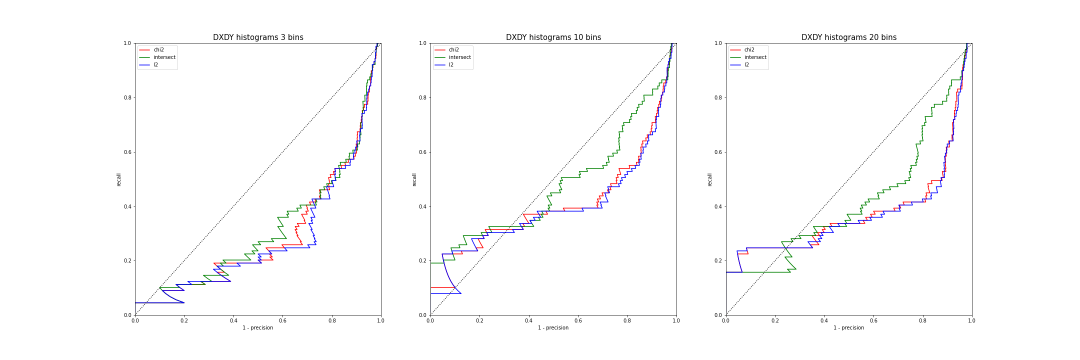
#> input picture Identification/rpcurve_new/new new DXDY histograms with 3 different bins.png, 2160 x 720 px, given in place of obj100__0.png, which was not available (shown at 1/2 size)
$ jupyter execute --allow-errors Part2.ipynb   (shell and % lines are left out)
#> lines starting #> are read from the running program, lines starting #| are printed output that depends on the picture; pictures that were not available may be replaced by others from this repository, and a replacement may not be noted
#> further down, img_color is the input picture: shape (720, 2160, 4); mean R, G, B, A 251, 250.9, 251.4, 132.7
### histogram_module.py
import numpy as np
from numpy import histogram as hist


#Add the Filtering folder, to import the gauss_module.py file, where gaussderiv is defined (needed for dxdy_hist)
import sys, os, inspect
currentdir = os.path.dirname(os.path.abspath(inspect.getfile(inspect.currentframe())))
parentdir = os.path.dirname(currentdir)
filteringpath = os.path.join(parentdir, 'Filtering')
sys.path.insert(0,filteringpath)
import gauss_module


#  compute histogram of image intensities, histogram should be normalized so that sum of all values equals 1
#  assume that image intensity varies between 0 and 255
#
#  img_gray - input image in grayscale format
#  num_bins - number of bins in the histogram
def normalized_hist(img_gray, num_bins):
    assert len(img_gray.shape) == 2, 'image dimension mismatch'
    assert img_gray.dtype == 'float', 'incorrect image type'

    img_vector = img_gray.reshape(img_gray.size)

    n = 255 / num_bins
    hists = np.zeros(num_bins)

    for el in img_vector:

        if el == 255:
            k = num_bins - 1
        else:
            k = int(el // n)

        hists[k] += 1

    hists = hists / hists.sum()
    bins = np.arange(0, 256, n)

    return hists, bins


#  Compute the *joint* histogram for each color channel in the image
#  The histogram should be normalized so that sum of all values equals 1
#  Assume that values in each channel vary between 0 and 255
#
#  img_color - input color image
#  num_bins - number of bins used to discretize each channel, total number of bins in the histogram should be num_bins^3
#
#  E.g. hists[0,9,5] contains the number of image_color pixels such that:
#       - their R values fall in bin 0
#       - their G values fall in bin 9
#       - their B values fall in bin 5
def rgb_hist(img_color_double, num_bins):
    assert len(img_color_double.shape) == 3, 'image dimension mismatch'
    assert img_color_double.dtype == 'float', 'incorrect image type'

    n = 255 / num_bins

    vector_image = img_color_double.reshape(img_color_double.shape[0] * img_color_double.shape[1], 3)

    true_bins = np.arange(0, 255, n)

    # Define a 3D histogram  with "num_bins^3" number of entries
    hists = np.zeros((num_bins, num_bins, num_bins))

    # Loop for each pixel i in the image
    for i in range(img_color_double.shape[0] * img_color_double.shape[1]):

        for j in range(len(vector_image[i])):

            if vector_image[i, j] == 255:
                k = num_bins - 1
            else:
                k = int(vector_image[i, j] // n)

            if j == 0:
                R = k
            elif j == 1:
                G = k
            else:
                B = k

        hists[R, G, B] += 1

        pass

    #Normalize the histogram such that its integral (sum) is equal 1
    hists = hists / hists.sum()

    #Return the histogram as a 1D vector
    hists = hists.reshape(hists.size)
    return hists


#  Compute the *joint* histogram for the R and G color channels in the image
#  The histogram should be normalized so that sum of all values equals 1
#  Assume that values in each channel vary between 0 and 255
#
#  img_color - input color image
#  num_bins - number of bins used to discretize each channel, total number of bins in the histogram should be num_bins^2
#
#  E.g. hists[0,9] contains the number of image_color pixels such that:
#       - their R values fall in bin 0
#       - their G values fall in bin 9
def rg_hist(img_color_double, num_bins):
    assert len(img_color_double.shape) == 3, 'image dimension mismatch'
    assert img_color_double.dtype == 'float', 'incorrect image type'

    n = 255/num_bins

    vector_image = img_color_double.reshape(img_color_double.shape[0] * img_color_double.shape[1], 3)
    true_bins = np.arange(0, 255, n)

    # Define a 2D histogram  with "num_bins^2" number of entries
    hists = np.zeros((num_bins, num_bins))

    for i in range(img_color_double.shape[0] * img_color_double.shape[1]):

        for j in range(len(vector_image[i])):

            if vector_image[i, j] == 255:
                k = num_bins - 1
            else:
                k = int(vector_image[i, j] // n)

            if j == 0:
                R = k
            elif j == 1:
                G = k

        hists[R, G] += 1

    hists = hists / hists.sum()

    # Return the histogram as a 1D vector
    hists = hists.reshape(hists.size)

    return hists


#  Compute the *joint* histogram of Gaussian partial derivatives of the image in x and y direction
#  Set sigma to 3.0 and cap the range of derivative values is in the range [-6, 6]
#  The histogram should be normalized so that sum of all values equals 1
#
#  img_gray - input gray value image
#  num_bins - number of bins used to discretize each dimension, total number of bins in the histogram should be num_bins^2
#
#  Note: you may use the function gaussderiv from the Filtering exercise (gauss_module.py)
def dxdy_hist(img_gray, num_bins):
    assert len(img_gray.shape) == 2, 'image dimension mismatch'
    assert img_gray.dtype == 'float', 'incorrect image type'

    # .....your code here
    n = 12 / num_bins

    [imgDx, imgDy] = gauss_module.gaussderiv(img_gray, 3.0)
    vector_imgDx = imgDx.reshape(imgDx.size)
    vector_imgDy = imgDy.reshape(imgDy.size)

    # Define a 2D histogram  with "num_bins^2" number of entries
    hists = np.zeros((num_bins, num_bins))

    # ... (your code here)
    for i in range(imgDx.size):

        if vector_imgDx[i] >= 6:
            kx = num_bins - 1

        elif vector_imgDx[i] < -6:
            ky = 0
        else:
            kx = int((vector_imgDx[i] + 6) // n)

        if vector_imgDy[i] >= 6:
            ky = num_bins - 1


        elif vector_imgDy[i] < -6:
            ky = 0

        else:
            ky = int((vector_imgDy[i] + 6) // n)

        hists[kx, ky] += 1

    hists = hists / hists.sum()

    # Return the histogram as a 1D vector
    hists = hists.reshape(hists.size)
    return hists


def is_grayvalue_hist(hist_name):
  if hist_name == 'grayvalue' or hist_name == 'dxdy':
    return True
  elif hist_name == 'rgb' or hist_name == 'rg':
    return False
  else:
    assert False, 'unknown histogram type'


# [11 lines left out: function get_hist_by_name, not called in this run]

### gauss_module.py
# import packages: numpy, math (you might need pi for gaussian functions)
import numpy as np
import math
import matplotlib.pyplot as plt
from scipy.signal import convolve2d as conv2


"""
Gaussian function taking as argument the standard deviation sigma
The filter should be defined for all integer values x in the range [-3sigma,3sigma]
The function should return the Gaussian values Gx computed at the indexes x
"""
def gauss(sigma):

    sig = int(sigma)
    x = list(range(-3*sig, 3*sig+1))
    Gx = np.array([1/(math.sqrt(2*math.pi)*sig)*math.exp(-y**2/(2*sig**2)) for y in x])

    return Gx, x


"""
Implement a 2D Gaussian filter, leveraging the previous gauss.
Implement the filter from scratch or leverage the convolve2D method (scipy.signal)
Leverage the separability of Gaussian filtering
Input: image, sigma (standard deviation)
Output: smoothed image
"""

# [8 lines left out: function gaussianfilter, not called in this run]


"""
Gaussian derivative function taking as argument the standard deviation sigma
The filter should be defined for all integer values x in the range [-3sigma,3sigma]
The function should return the Gaussian derivative values Dx computed at the indexes x
"""
def gaussdx(sigma):

    sig = int(sigma)
    x = list(range(-3*sig, 3*sig+1))
    Dx = np.array([-(1/(math.sqrt(2*math.pi)*sig**3))*y*math.exp(-y**2/(2*sig**2)) for y in x])

    return Dx, x


def gaussderiv(img, sigma):

    [Gx, x] = gauss(sigma)
    [Dx, x] = gaussdx(sigma)

    Gx = Gx.reshape(1, Gx.size)
    Dx = Dx.reshape(1, Dx.size)

    imgDx = conv2(conv2(img, Gx.T, 'same'), Dx, 'same')
    imgDy = conv2(conv2(img, Gx, 'same'), Dx.T, 'same')

    return imgDx, imgDy

### Part2.ipynb
[cell 1]
# import packages
import numpy as np
from PIL import Image
from numpy import histogram as hist  # call hist, otherwise np.histogram
import matplotlib.pyplot as plt

import histogram_module
import dist_module
import gauss_module
import match_module
import rpc_module


def rgb2gray(rgb):

    r, g, b = rgb[:,:,0], rgb[:,:,1], rgb[:,:,2]
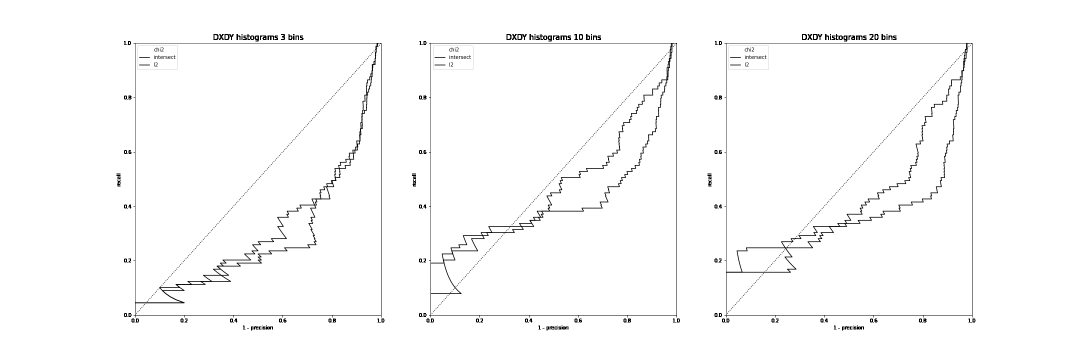
#> r: shape (720, 2160) float64 (shown at 1/2 size); min 0, max 255, mean 251
    gray = 0.2989 * r + 0.5870 * g + 0.1140 * b

    return gray


## gray-value histograms (Question 2.a)

img_color = np.array(Image.open('./model/obj100__0.png'))
img_gray = rgb2gray(img_color.astype('double'))

plt.figure(figsize=(30,10))

plt.subplot(1,3,1)
num_bins_gray = 40
plt.title('Histogram numpy grayscale', fontsize = 30)
hist_gray1, bin_gray1 = hist(img_gray.reshape(img_gray.size), num_bins_gray,(0, 255))
#> hist_gray1 = 40 values, max 1517410 at index 39, min 71 at index 3, mean 38880; bin_gray1 = 41 values from 0 to 255
plt.bar((bin_gray1[0:-1] + bin_gray1[1:])/2, hist_gray1)

plt.subplot(1,3,2)
plt.title('Histogram by us grayscale', fontsize = 30)
hist_gray2, bin_gray2 = histogram_module.normalized_hist(img_gray, num_bins_gray)
#> after the loop in normalized_hist, `for el in img_vector:`: hists has the same summary as hist_gray1 outside normalized_hist
#> in normalized_hist, `hists = hists / hists.sum()`: hists = 40 values, max 0.976 at index 39, min 4.57e-05 at index 3, mean 0.025
#> hist_gray2 has the same summary as hists in normalized_hist; bin_gray2 = 41 values from 0 to 255
plt.bar((bin_gray2[0:-1] + bin_gray2[1:])/2, hist_gray2)

#plt.show()

plt.subplot(1,3,3)
plt.imshow(img_color)
plt.savefig('Histogram_gray')
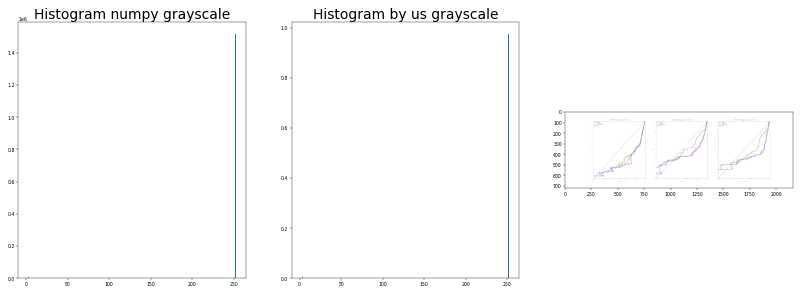
#> figure drawn by matplotlib, 3 panels; panel 1: tallest bar 1517410 high, from x = 251.4 to 252.2; panel 2: tallest bar 0.976 high, from x = 251.4 to 252.2

[cell 2]
plt.figure(figsize = (30, 15))

num_bins_color = 5
plt.title('Histogram rgb', fontsize = 30)
#> (the rest of this cell did not finish here and is left out)

plt.bar(np.array(range(1,hist_rgb.size+1)),hist_rgb)
plt.savefig('Histogram_rgb')
plt.show()

[cell 3]
plt.figure(figsize = (30, 15))

num_bins_color = 5
plt.title('Histogram rg', fontsize = 30)
#> (the rest of this cell did not finish here and is left out)

plt.bar(np.array(range(1,hist_rg.size+1)),hist_rg)
plt.savefig('Histogram_rg')
plt.show()

[cell 4]
plt.figure(figsize = (30, 10))

num_bins_dxdy = 10
plt.title('Histogram dx/dy', fontsize = 30)
hist_dxdy = histogram_module.dxdy_hist(img_gray, num_bins_dxdy)
#> in gaussderiv, `imgDx = conv2(conv2(img, Gx.T, 'same'), Dx, 'same')`:
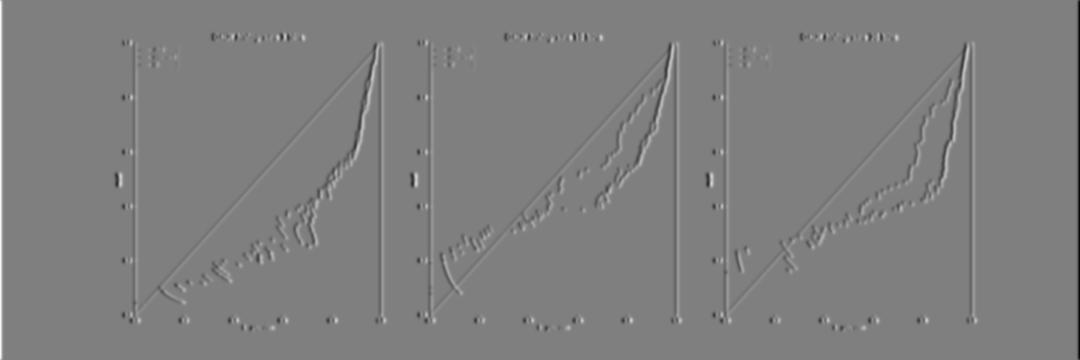
#> imgDx: shape (720, 2160) float64 (shown at 1/2 size); min -33.33, max 33.33, mean 0; drawn with min black and max white
#> in gaussderiv, `imgDy = conv2(conv2(img, Gx, 'same'), Dx.T, 'same')`:
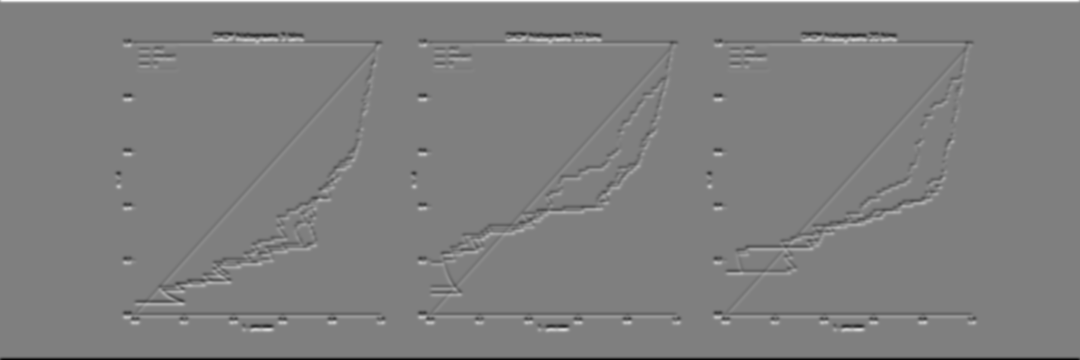
#> imgDy: shape (720, 2160) float64 (shown at 1/2 size); min -33.33, max 33.33, mean 0; drawn with min black and max white
#> the loop in dxdy_hist, `for i in range(imgDx.size): ` made 1555200 passes
#> kx on passes 6 to 17: 7, 6, 5, 5, 4, 4, 4, 4, 4, 4, 4, 4
#> in dxdy_hist, `hists = hists.reshape(hists.size)`: hists = 100 values, max 0.787 at index 55, min 0.000139 at index 81, mean 0.01
#> hist_dxdy has the same summary as hists in dxdy_hist
plt.bar(np.array(range(1,hist_dxdy.size+1)),hist_dxdy)
plt.savefig('Histogram_dx_dy')
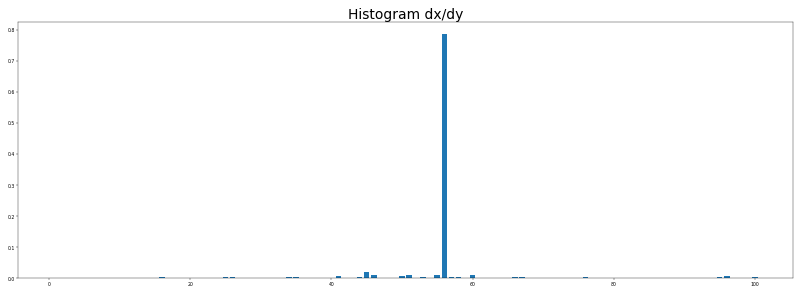
#> figure drawn by matplotlib, 1 panel; tallest bar 0.787 high, from x = 55.6 to 56.4
plt.show()

[cell 5]
# [172 lines left out: functions normalized_hist, rgb_hist, rg_hist, dxdy_hist, is_grayvalue_hist, get_hist_by_name, not called in this run]

[cell 6]
image_files1 = ['./model/obj1__0.png']
image_files2 = ['./model/obj91__0.png', './model/obj94__0.png']

plt.figure()
plt.subplot(1,3,1); plt.imshow(np.array(Image.open(image_files1[0])), vmin=0, vmax=255); plt.title(image_files1[0])
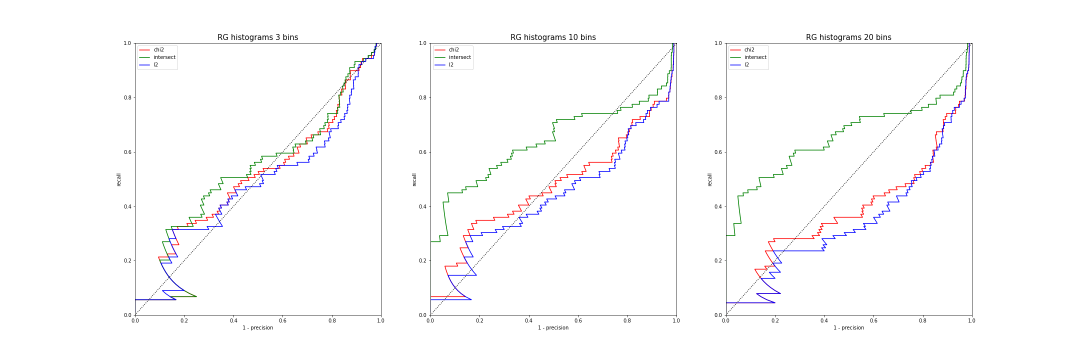
#> input picture Identification/rpcurve_new/new new RG histograms with 3 different bins.png, 2160 x 720 px, given in place of obj1__0.png, which was not available (shown at 1/2 size)
plt.subplot(1,3,2); plt.imshow(np.array(Image.open(image_files2[0])), vmin=0, vmax=255); plt.title(image_files2[0])
#> (the rest of this cell did not finish here and is left out)

[cell 7]
with open('model.txt') as fp:
#> (reads Identification/model.txt from the repository)
    model_images = fp.readlines()
#> model_images = 89 items
model_images = [x.strip() for x in model_images]
#> model_images = 89 items, first 6: 'model/obj100__0.png', 'model/obj10__0.png', 'model/obj1__0.png', 'model/obj11__0.png', 'model/obj12__0.png', 'model/obj13__0.png'

with open('query.txt') as fp:
#> (reads Identification/query.txt from the repository)
    query_images = fp.readlines()
query_images = [x.strip() for x in query_images]

dist_type = 'intersect';
hist_type = 'rg';
num_bins = 30;

[cell 8]
def find_best_match(model_images, query_images, dist_type, hist_type, num_bins):
    hist_isgray = histogram_module.is_grayvalue_hist(hist_type)

    model_hists = compute_histograms(model_images, hist_type, hist_isgray, num_bins)
    query_hists = compute_histograms(query_images, hist_type, hist_isgray, num_bins)

    D = np.zeros((len(model_images), len(query_images)))


    #... (your code here)
    best_match = [0]*len(query_hists)

    for i, model in enumerate(model_hists):
        for j, query in enumerate(query_hists):
            if dist_type == 'intersect':
                D[i, j] = dist_intersect(model, query)

            elif dist_type == 'l2':
                D[i, j] = dist_l2(model, query)

            elif dist_type == 'chi2':
                D[i, j] = dist_chi2(model, query)

            if i == 0:
                best_match[j] = i
            elif D[i, j] < D[best_match[j], j]:
                best_match[j] = i


    return np.array(best_match), D

[cell 9]
def compute_histograms(image_list, hist_type, hist_isgray, num_bins):

    image_hist = []

    # Compute histogram for each image and add it at the bottom of image_hist

    #... (your code here)
    for path_img in image_list:

        img = np.array(Image.open(path_img))

        if hist_isgray == True:
            img = rgb2gray(img.astype('double'))

        if hist_type == 'grayvalue':
            image_hist.append(np.array(normalized_hist(img, num_bins)[0]))
        elif hist_type == 'rgb':
            image_hist.append(rgb_hist(img.astype('double'), num_bins))
        elif hist_type == 'rg':
            image_hist.append(rg_hist(img.astype('double'), num_bins))
        elif hist_type == 'dxdy':
            image_hist.append(dxdy_hist(img, num_bins))

    return image_hist

[cell 10]
def show_neighbors(model_images, query_images, dist_type, hist_type, num_bins):

    plt.figure()


    num_nearest = 5  # show the top-5 neighbors

    #... (your code here)
    best_match, D = find_best_match(model_images, query_images, dist_type, hist_type, num_bins)

    top_k = []

    for col in range(D.shape[1]):

        top_k.append(D[:,col].argsort()[0:num_nearest])

    cc = 1


    for i, best in enumerate(top_k):

        #plt.tight_layout()

        #plt.rcParams["figure.figsize"] = [30,10]

        plt.gca().set_aspect('equal')

        img_color = np.array(Image.open(query_images[i]))
        ax1 = plt.subplot(i+1, num_nearest+1, cc)
        que = 'Q' + str(i)
        ax1.set_title(que, size=35)
        plt.sca(ax1)
        plt.imshow(img_color, vmin=0, vmax=255)
        plt.axis('off')
        cc += 1

        for j, img in enumerate(best):

            img_color = np.array(Image.open(model_images[img]))
            ax = plt.subplot(i+1, num_nearest+1, cc)
            title = 'M' + str(round(D[img, i], 2))
            ax.set_title(title, size=35)
            plt.sca(ax)
            plt.imshow(img_color, vmin=0, vmax=255)
            cc += 1
            plt.axis('off')
            #plt.tight_layout()

        #plt.tight_layout()

        plt.savefig('Intersect-rg {}'.format(i), dpi = 100)
        plt.show()

    plt.close()

[cell 11]
query_images_vis = [query_images[i] for i in np.array([0,4,9])]
#> (the rest of this cell did not finish here and is left out)

[cell 12]
histograms = ['grayvalue', 'rgb', 'rg', 'dxdy']
#> histograms = ['grayvalue', 'rgb', 'rg', 'dxdy']
#| grayvalue-chi2-bins 3
distances = ['chi2', 'l2', 'intersect']
n_bins = [3, 10, 20]

[cell 13]
combinations = []
rates = []
correct = []

#> (the rest of this cell did not finish here and is left out)

            num_correct = sum( best_match == range(len(query_images)) )
            recognition_rate = round(num_correct / len(query_images), 4)
            correct.append(num_correct)
            print('Correct: {}, Recognition rate: {}\n'.format(num_correct, recognition_rate))
            combinations.append(hist_type + '-' + dist_type + '-' + str(num_bins))
            rates.append(recognition_rate)

[cell 14]
image_files1 = ['./model/obj1__0.png']
#> image_files1 = ['./model/obj1__0.png']
image_files2 = ['./model/obj91__0.png', './model/obj94__0.png']

plt.figure()
plt.subplot(1,3,1); plt.imshow(np.array(Image.open(image_files1[0])), vmin=0, vmax=255); plt.title(image_files1[0])
plt.subplot(1,3,2); plt.imshow(np.array(Image.open(image_files2[0])), vmin=0, vmax=255); plt.title(image_files2[0])
#> (the rest of this cell did not finish here and is left out)

[cell 15]
# [15 lines left out: function dist_intersect, not called in this run]

#> (a cell that did not finish here is left out)

[cell 17]
# [7 lines left out: function dist_l2, not called in this run]

#> (a cell that did not finish here is left out)

[cell 19]
# [13 lines left out: function dist_chi2, not called in this run]

#> (a cell that did not finish here is left out)

[cell 21]
# [37 lines left out: function plot_rpc, not called in this run]


def compare_dist_rpc(model_images, query_images, dist_types, hist_type, num_bins, plot_colors):

    assert len(plot_colors) == len(dist_types), 'number of distance types should match the requested plot colors'

    for idx in range( len(dist_types) ):

        [best_match, D] = find_best_match(model_images, query_images, dist_types[idx], hist_type, num_bins)

        plot_rpc(D, plot_colors[idx])


    plt.axis([0, 1, 0, 1]);
    plt.xlabel('1 - precision');
    plt.ylabel('recall');

    # legend(dist_types, 'Location', 'Best')

    plt.legend( dist_types, loc='best')

[cell 22]
with open('model.txt') as fp:
    model_images = fp.readlines()
#> model_images = 89 items
model_images = [x.strip() for x in model_images]
#> model_images = 89 items, first 6: 'model/obj100__0.png', 'model/obj10__0.png', 'model/obj1__0.png', 'model/obj11__0.png', 'model/obj12__0.png', 'model/obj13__0.png'

with open('query.txt') as fp:
    query_images = fp.readlines()
query_images = [x.strip() for x in query_images]

num_bins = 20;


plt.figure(figsize = (15, 10))
#> (the rest of this cell did not finish here and is left out)

plt.title('RG histograms')
plt.show()

[cell 23]
n_bins = [3, 10, 20]
#> n_bins = [3, 10, 20]
histograms = ['grayvalue', 'rgb', 'rg', 'dxdy']

fig = plt.figure(figsize = (15, 10))
#> (the rest of this cell did not finish here and is left out)

        plt.title('{} histograms {} bins'.format(histo_type.upper(), num_bins), fontsize = 15)
        print('{} histograms {} bins DONE'.format(histo_type, num_bins))
        cc += 1
    plt.savefig('rpcurve_new\{} histograms with {} different bins.png'.format(histo_type.upper(), len(n_bins) ))
    plt.show()
